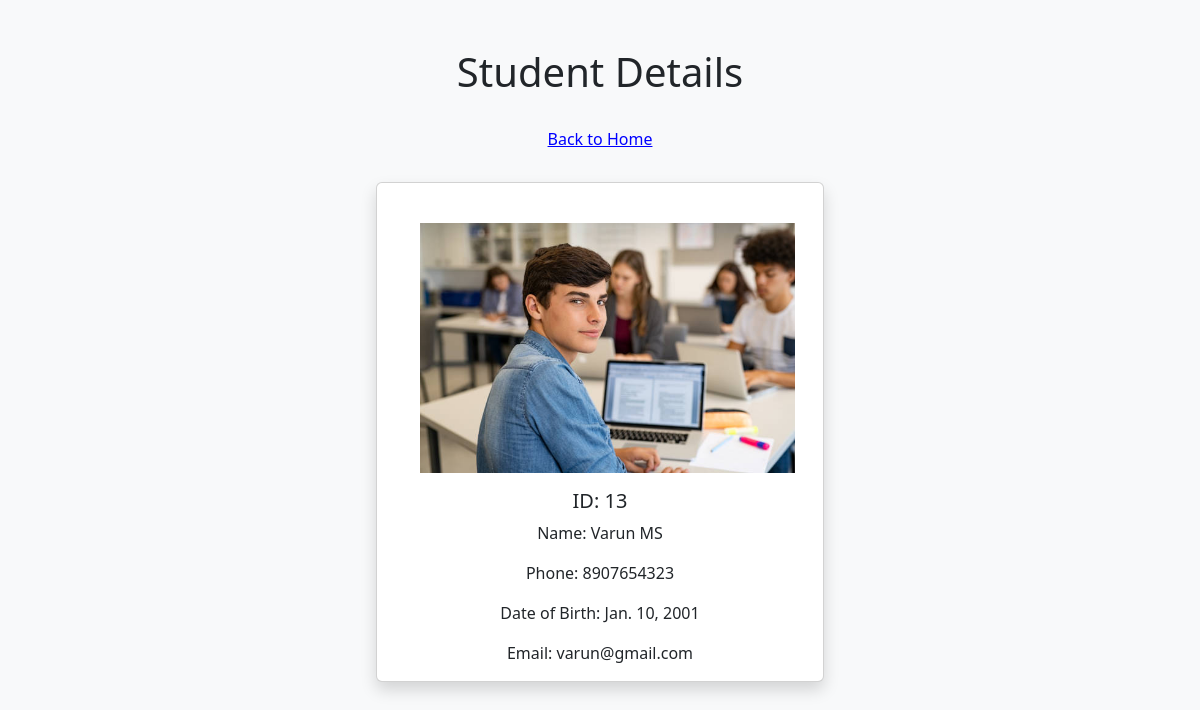
The app's page /Details/13 with its own data.
### web/models.py (models this page shows, shortened)
class Student(models.Model):
    name = models.CharField(max_length=100)
    phone = models.CharField(max_length=15)
    date_of_birth = models.DateField()
    email = models.EmailField(unique=True)
    image=models.ImageField(upload_to='student_image',null=True,blank=True)
    class Meta:
        verbose_name_plural="web.Student"
        ordering=['id']

### web/views.py (the view)
# urls.py: path('Details/<int:id>',views.detail),
def detail(request,id):
    student=Student.objects.get(id=id)
    context={
        'student':student
    }
    return render(request,"Details.html",context=context)

### template/Details.html (shortened to what this page needs)
<!DOCTYPE html>
<html lang="en">
  <head>
    {% load static %}
    <link
      href="https://cdn.jsdelivr.net/npm/bootstrap@5.3.0/dist/css/bootstrap.min.css"
      rel="stylesheet"
    />
  </head>
  <body class="bg-light">
    <div class="container mt-5">
      <div class="text-center">
        <h1 class="mb-4">Student Details</h1>
        <a href="/" class="btn mb-4" style="color: blue; text-decoration: underline;">Back to Home</a>
      </div>
      <div class="card mx-auto shadow" style="width: 28rem;">
        <img
          src="{{ student.image.url }}"
          alt="Profile Picture"
         style="width: 400px; height: 250px; object-fit: contain; margin-top: 40px; margin-left: 30px;"
        />
        <div class="card-body" style="text-align: center;">
          <h5 class="card-title">ID: {{ student.id }}</h5>
          <p class="card-text">Name: {{ student.name }}</p>
          <p class="card-text">Phone: {{ student.phone }}</p>
          <p class="card-text">Date of Birth: {{ student.date_of_birth }}</p>
          <p class="card-text">Email: {{ student.email }}</p>
        </div>
      </div>
    </div>
  </body>
</html>

### records on screen
Student: image (picture), id "13", name "Varun MS", phone "8907654323", date_of_birth "Jan. 10, 2001", email "varun@gmail.com"
